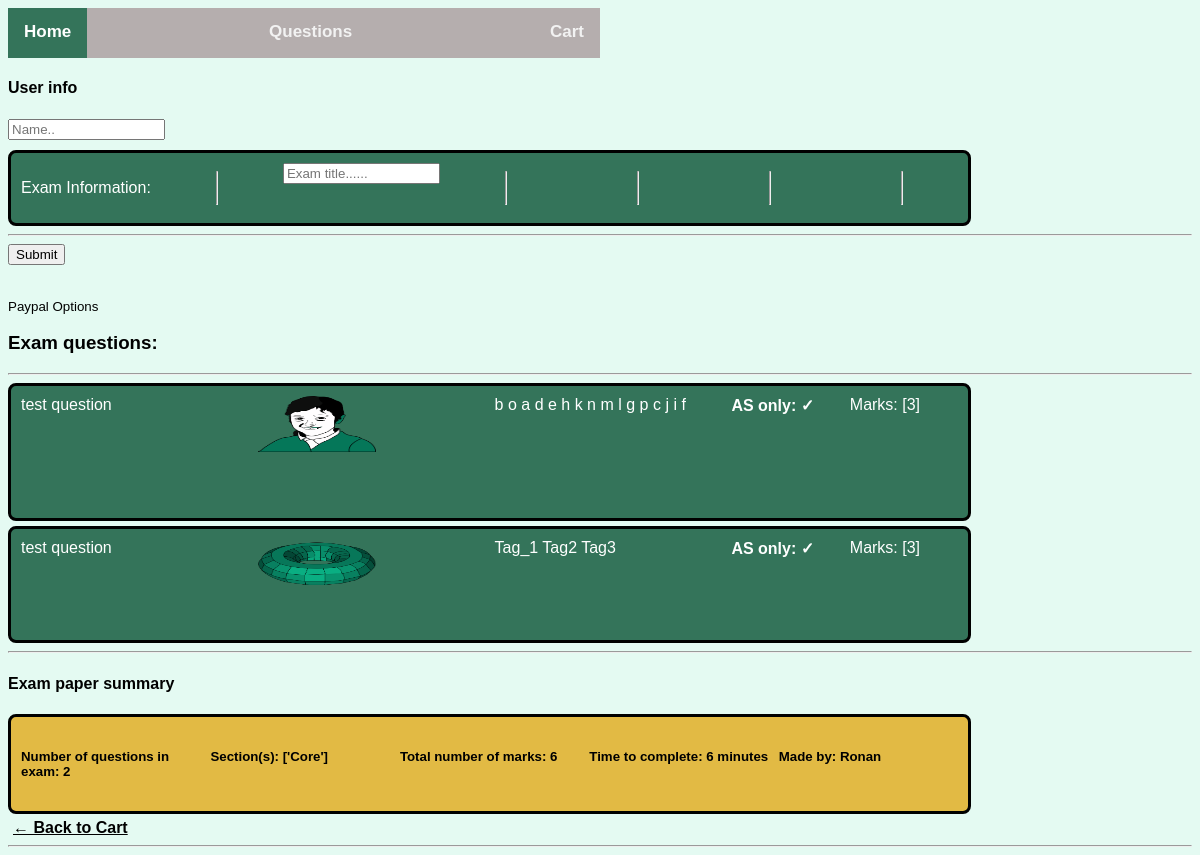
Screenshot of /checkout/ (signed in) with the database file from the repository.
### EB_app/models.py (models this page shows, shortened)
class ExamOrderItem(models.Model):
  question = models.ForeignKey(Question, on_delete=models.SET_NULL, null=True)
  exam_order = models.ForeignKey(ExamOrder, on_delete=models.SET_NULL, null=True)
  is_item_ordered= models.IntegerField(default=0, null=True, blank=True)
  exam_question_number = models.IntegerField(null=True, blank=True)

class Question(models.Model):
  name = models.CharField(unique=False, max_length=200)
  source = models.CharField(unique=False, max_length=200)
  Section_choices = [("Core","Core"),("Stats","Stats"),("Mechanics","Mechanics"),]
  section = models.CharField(default = "Core", max_length=10, choices= Section_choices)
  tags = TaggableManager()
  AS_only = models.BooleanField(default = True)
  marks =  models.IntegerField(null = True, blank = True, default = 3)
  question_progress = models.IntegerField(default = 0)
  publish_year = models.DateTimeField()
  digital = models.BooleanField(default = False)
  image = models.ImageField(null = True, blank = True)
  def __str__(self):
    return f"{self.name}"
  class Meta:
    ordering = ["question_progress"]

class Customer(models.Model):
  user = models.OneToOneField(User, null = True, blank = True, on_delete = models.CASCADE)
  name = models.CharField(max_length= 200, null = True)
  email = models.CharField(max_length= 200)
  def __str__(self):
    return self.name

### EB_app/views.py (the view)
# urls.py: path("checkout/", views.checkout, name ="checkout"),
def checkout(request):
    if request.user.is_authenticated:
        customer = request.user.customer
        examorder, created = ExamOrder.objects.get_or_create(customer=customer, complete=False) #examorder of log'd in user
        examorder_number_of_qs = examorder.get_number_of_exam_qs
        examorder_total_marks = examorder.get_total_marks
        examorder_sections = examorder.get_sections
        items = examorder.examorderitem_set.all() # items of log'd in user's examorder
        cartItems = examorder.get_cart_items # cartitems of log'd in user's examorder
    else: #Create empty cart for now for non-logged in user
        items = []
        examorder = {'get_cart_total':0, 'get_cart_items':0, 'shipping':False}
        cartItems = examorder['get_cart_items']
    context = {'items':items, 'examorder':examorder, 'cartItems':cartItems, 'number_of_qs':examorder_number_of_qs, 'total_marks':examorder_total_marks, 'author': customer, 'sections': examorder_sections}
    return render(request, 'EB_app/checkout.html', context)

### EB_app/models.py (called while the page is built)
  @property
  def shipping(self):
    shipping = False
    examorderitems = self.examorderitem_set.all()
    for i in examorderitems:
      if i.question.digital == False:
        shipping = True
    return shipping

  @property
  def get_number_of_exam_qs(self):
    examorderitems = self.examorderitem_set.all()
    qc = 0
    for i in examorderitems:
      qc += 1
    return qc

  @property
  def get_total_marks(self):
    examorderitems = self.examorderitem_set.all()
    tm = 0
    for i in examorderitems:
      tm += i.question.marks
    return tm

  @property
  def get_sections(self):
    examorderitems = self.examorderitem_set.all()
    sections = []
    for i in examorderitems:
      if i.question.section not in sections:
        sections.append(i.question.section)
    return sections

  @property
  def get_cart_items(self):
    examorderitems = self.examorderitem_set.all()
    return examorderitems

### EB_app/templates/EB_app/checkout.html (shortened to what this page needs)
{% extends "EB_app/base.html" %}
{% load static %}
{% block head %}
  <link rel="stylesheet" href = "{% static 'EB_app/style.css' %}">
{% endblock %}
{% block content %}
     <div class="row">
		<div class="col-lg-6">
			<div class="box-element" id="form-wrapper">
				<form id="form" method ="POST">
					<div id="user-info:">
						<h4>User info</h4>
						<div class="form-field">
							<input required class="form-control" type="text" name="name" placeholder="Name..">
						</div>
					</div>
					<container style="margin-top: 10px" class="shipping-info">
						<p>Exam Information:</p>
						<hr>
						<div class="form-field">
							<input class="form-control" type="text" name="exam title" placeholder="Exam title......">
						</div>
						<hr><hr><hr><hr>
					</container>
					<hr>
					<input id="form-button" class="btn btn-success btn-block" type="submit" value="Submit">
				</form>
			</div>
			<br>
			<div class="box-element hidden" id="payment-info">
				<small>Paypal Options</small>
			</div>
		</div>
			<div>
				<h3>Exam questions:</h3>
				<hr>
				{% for item in items %}
				<container class="cart-row">
					<div style="flex:2">{{item.question}} </div>
					<div style="flex:2">{% if item.question.image %}<img class="thumbnail" src="{{item.question.image.url}}">{% else %}<img class="thumbnail" src="{% static 'images/placeholder.png' %}">{% endif %} </div>
					<div style="flex:2"> {% for tag in item.question.tags.all %} {{ tag }} {% endfor %} </div>
					<div style="flex:1; font-weight: bold;"> {% if item.question.AS_only == True %} AS only: ✓{% endif %}</div>
					<div style="flex:1">Marks:  [{{item.question.marks}}]</div>
                </container>
				{% endfor %}
				<hr>
				<h4>Exam paper summary</h4>
                <container style="background-color:#e2ba44; color: black; margin-top: 20px;">
                    <div style="flex:1"><h5>Number of questions in exam: {{number_of_qs}}</h5> </div>
					<div style="flex:1"><h5>Section(s): {{ sections}}</h5></div>
                    <div style="flex:1"><h5>Total number of marks:  {{total_marks}}</h5></div>
					<div style="flex:1"><h5>Time to complete:  {{total_marks }} minutes </h5></div>
					<div style="flex:1"><h5>Made by: {{author|title}} </h5></div>
                </container>
                <a  class="btn btn-outline-dark" href="{% url 'cart' %}">&#x2190; Back to Cart</a>
				<hr>
			</div>
	</div>
{% endblock content %}

### static/EB_app/style.css (style rules this page uses)
html * { font-family: Helvetica, Arial, sans-serif }
body { background-color: rgb(228, 250, 242) }
.thumbnail { height: 50%; width: 50%; }
container { color: white; display: flex; background-color: #34745a; width: 80%; align-items: left; justify-content: left; border-style: solid; border-radius: 8px; border-width: 3px; border-color: black; margin-bottom: 5px; padding-left: 10px; padding-top: 10px; padding-bottom: 10px; }
a { color: black; text-align: left; padding-left: 5px; font-weight: bold; }
img { width: 30px; height: 30px; }

### rows the page displays
ExamOrderItem: question "test question", question.image (picture), shows "AS only: ✓", question.marks "3"
Tag: name "b"
Tag: name "o"
Tag: name "a"
Tag: name "d"
Tag: name "e"
Tag: name "h"
Tag: name "k"
Tag: name "n"
Tag: name "m"
Tag: name "l"
Tag: name "g"
Tag: name "p"
Tag: name "c"
Tag: name "j"
Tag: name "i"
Tag: name "f"
ExamOrderItem: question "test question", question.image (picture), shows "AS only: ✓", question.marks "3"
Tag: name "Tag_1"
Tag: name "Tag2"
Tag: name "Tag3"
Customer: name "Ronan"

### other values shown
{{ number_of_qs }} "2"
{{ sections }} "['Core']"
{{ total_marks }} "6"
